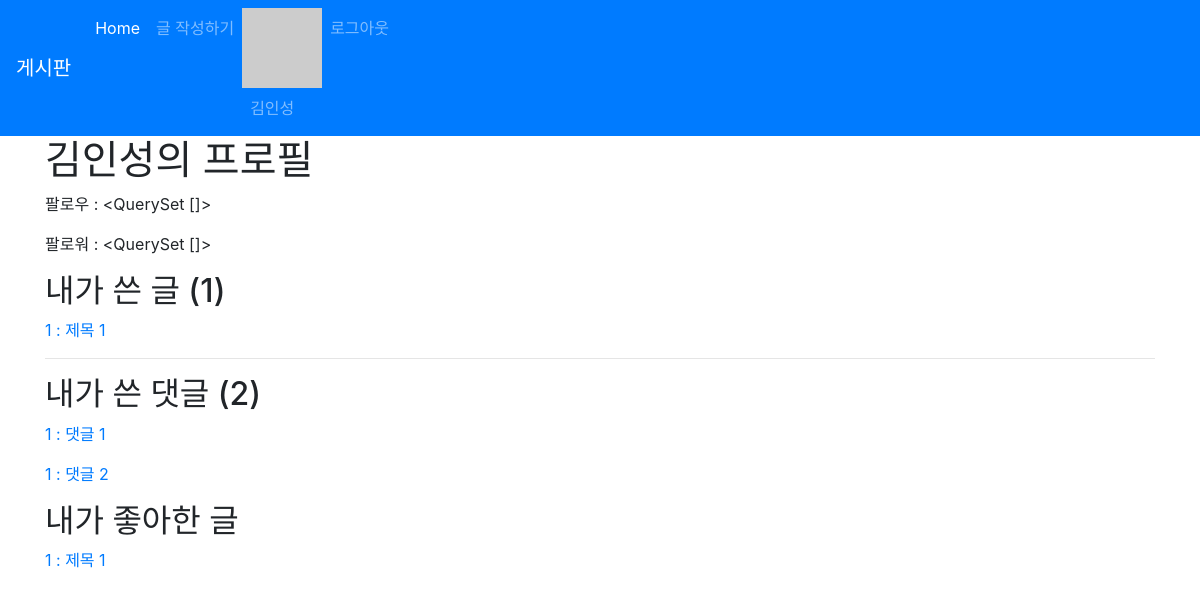
Before: /accounts/1/profile/ (signed in) with the older database file.
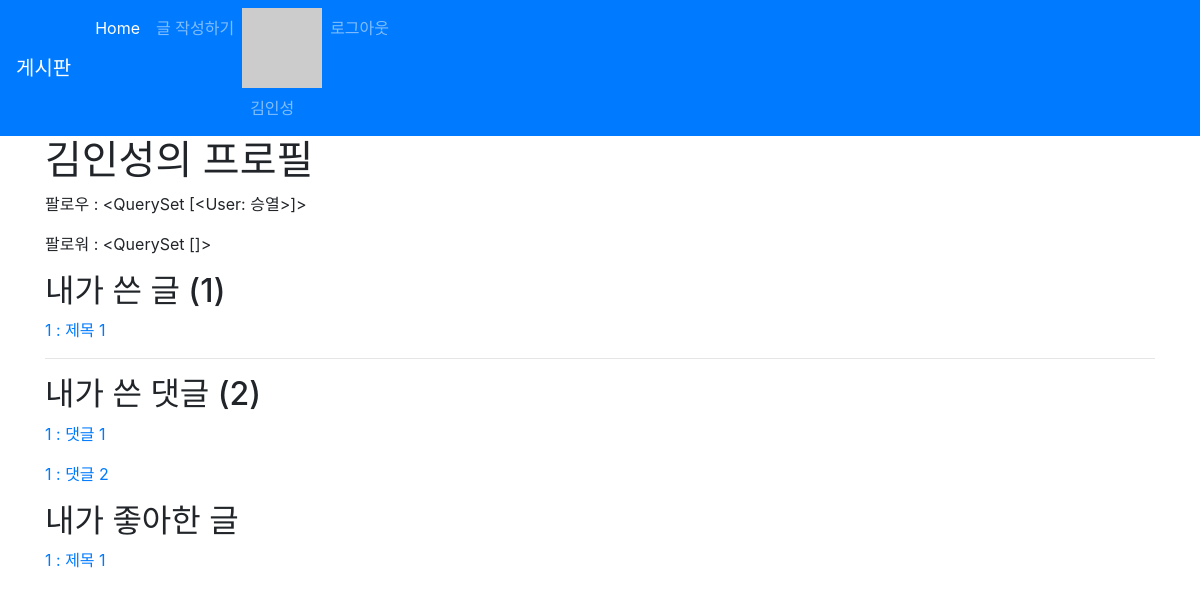
After: the same page with the newer database file.
### accounts/models.py (models this page shows)
class User(AbstractUser):
    followers = models.ManyToManyField(settings.AUTH_USER_MODEL, related_name='followings', blank=True)

### accounts/views.py (the view)
# urls.py: path('<int:account_pk>/profile/', views.profile, name='profile'),
def profile(request, account_pk):
    User = get_user_model()
    user = get_object_or_404(User, pk=account_pk)
    context = {
        'user_profile' : user,
    }
    return render(request, 'accounts/profile.html', context)

### articles/templatetags/gravatar.py (called while the page is built)
@register.filter
def makehash(email):
    return  'https://www.gravatar.com/avatar/' + hashlib.md5(email.strip().lower().encode('utf-8')).hexdigest()

### accounts/templates/accounts/profile.html (shortened to what this page needs)
{% extends 'articles/base.html' %}
{% block body %}
<h1> {{ user_profile.username }}의 프로필 </h1>
{% with user_profile.followers.all as followers %}
  <p>팔로우 : {{ user_profile.followings.all }}</p>
  <p>팔로워 : {{ followers }} </p>
{% endwith %}
<h2> 내가 쓴 글 ({{ user_profile.article_set.all.count }}) </h2>
{% for article in user_profile.article_set.all %}
  <p>
    <a href="{% url 'articles:detail' article.pk %}">
      {{article.pk}} : {{ article.title }}
    </a>
  </p>
{% endfor %}
<hr>
<h2> 내가 쓴 댓글 ({{ user_profile.comment_set.all.count }})</h1>
{% for comment in user_profile.comment_set.all %}
  <p>
    <a href="{% url 'articles:detail' comment.article_id %}">
      {{ comment.article_id }} : {{ comment.content }}
    </a>
  </p>
{% endfor %}
<h2> 내가 좋아한 글 </h2>
{% for like in user_profile.like_articles.all %}
  <p>
    <a href="{% url 'articles:detail' like.pk %}">
      {{ like.pk }} : {{ like.title }}
    </a>
  </p>
{% endfor %}
{% endblock body %}

### articles/templates/_navbar.html (shortened to what this page needs)
{% load gravatar %}
<nav class="navbar navbar-expand-lg navbar-dark bg-primary">
    <a class="navbar-brand" href="/articles/">게시판</a>
    <div class="collapse navbar-collapse" id="navbarNav">
      <ul class="navbar-nav">
        <li class="nav-item active">
          <a class="nav-link" href="/articles/">Home <span class="sr-only">(current)</span></a>
        </li>
        <li class="nav-item">
          <a class="nav-link" href="/articles/create/">글 작성하기</a>
        </li>
        {% if user.is_authenticated %}
        <li class="nav-item">
          <img src="{{ user.email|makehash }}" alt="">
          <a href="{% url 'accounts:profile' user.pk %}" class="nav-link">{{ user.username }}</a>
        </li>
        <li class="nav-item">
          <a class="nav-link" href="{% url 'accounts:logout'%}">로그아웃</a>
        </li>
        {% endif %}
      </ul>
    </div>
  </nav>

Changed rows visible on the page:
changed User "김인성": followings.all "<QuerySet []>" → "<QuerySet [<User: 승열>]>"
